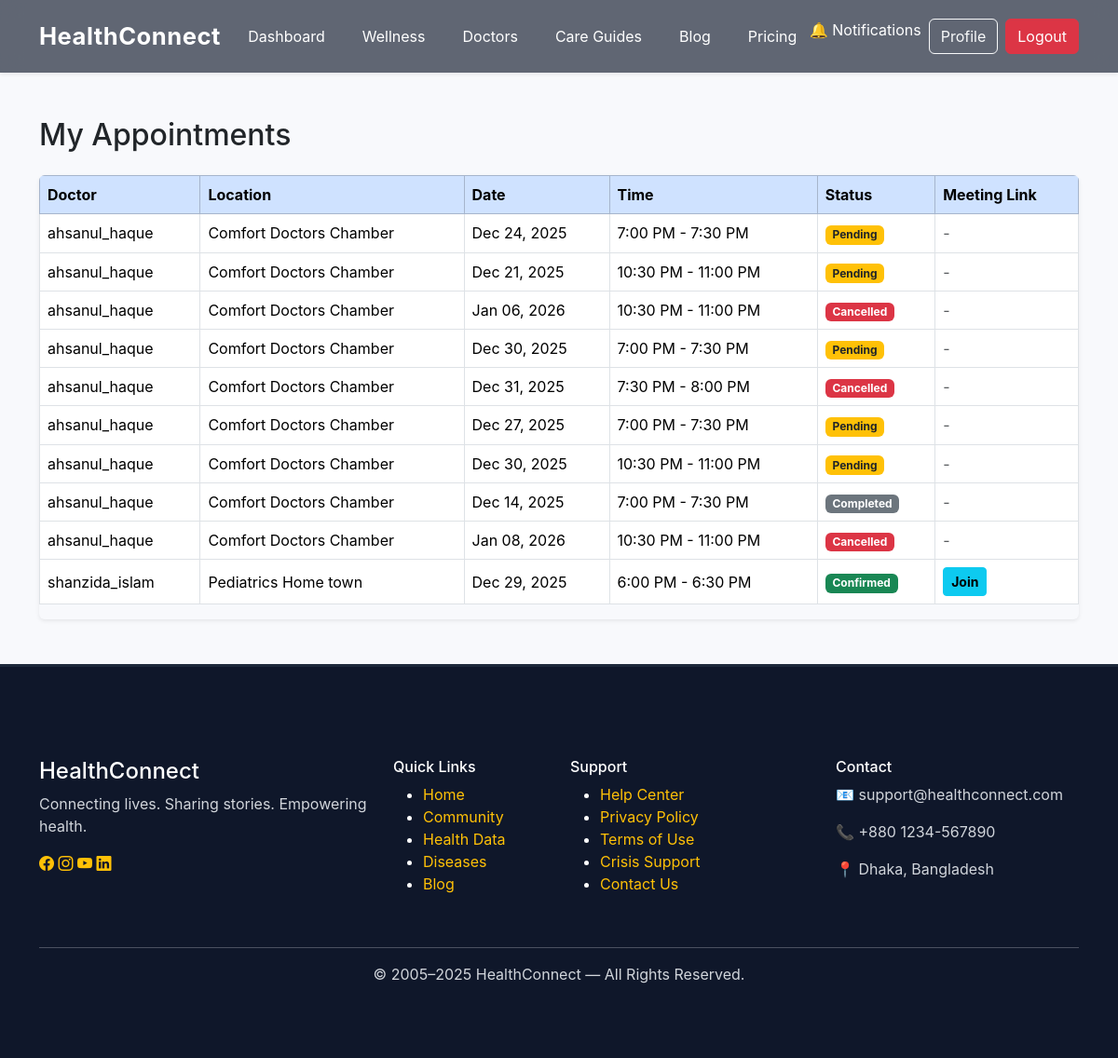
/appointments/patient/appointments/ (signed in), run on an earlier commit of the app's database.
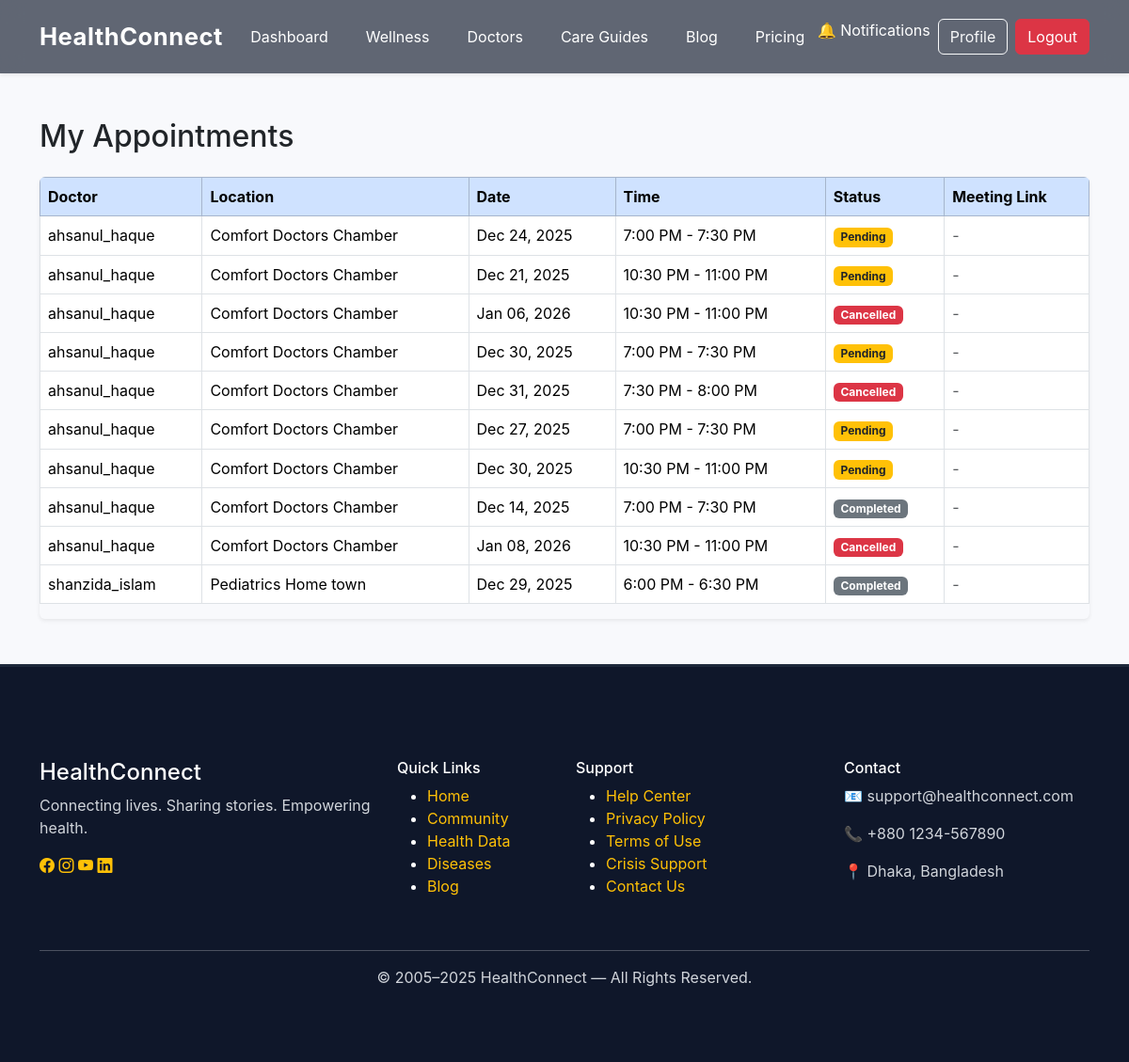
And on a later commit of the database.
### appointments/models.py (models this page shows, shortened)
class Appointment(models.Model):
    patient = models.ForeignKey(CustomUser, on_delete=models.CASCADE, related_name="appointments")
    doctor = models.ForeignKey(CustomUser, on_delete=models.CASCADE, related_name="doctor_appointments")
    location = models.ForeignKey(DoctorLocation, on_delete=models.CASCADE)
    date = models.DateField()
    start_time = models.TimeField()
    end_time = models.TimeField()
    status = models.CharField(max_length=20, choices=APPOINTMENT_STATUS, default="pending")
    notes = models.TextField(blank=True, null=True)
    meeting_link = models.URLField(blank=True, null=True)
    created_at = models.DateTimeField(default=timezone.now)
    class Meta:
        unique_together = ("doctor", "location", "date", "start_time")

class DoctorLocation(models.Model):
    APPOINTMENT_TYPE = (
        ("offline", "Offline"),
        ("online", "Online"),
        ("both", "Online & Offline"),
    )
    doctor = models.ForeignKey(
        settings.AUTH_USER_MODEL,
        on_delete=models.CASCADE,
        related_name="doctor_locations"
    )
    name = models.CharField(max_length=150)
    address = models.TextField()
    days = models.CharField(max_length=100, help_text="Sun,Tue,Thu")
    start_time = models.TimeField()
    end_time = models.TimeField()
    appointment_type = models.CharField(max_length=20, choices=APPOINTMENT_TYPE)

### accounts/models.py (models this page shows, shortened)
class CustomUser(AbstractUser):
    role = models.CharField(
        max_length=20,
        choices=ROLE_CHOICES,
        default="patient"
    )
    doctor_license = models.CharField(
        max_length=50,
        blank=True,
        null=True
    )
    specialization = models.ManyToManyField(
        "Specialization",
        blank=True,
        help_text="Only for doctors"
    )
    hospital_name = models.CharField(
        max_length=150,
        blank=True,
        null=True
    )
    profile_pic = models.ImageField(
        upload_to="profiles/",
        blank=True,
        null=True
    )
    token_id = models.CharField(
        max_length=12,   # Adjust for future growth
        unique=True,
        blank=True,
        editable=False
    )

### appointments/views.py (the view)
# urls.py: path("patient/appointments/", views.my_appointments, name="my_appointments"),
@login_required
def my_appointments(request):
    appointments = request.user.appointments.order_by('-created_at')
    return render(request, 'appointments/my_appointments.html', {'appointments': appointments})

### blog/context_processors.py (called while the page is built)
def unread_notifications(request):
    if request.user.is_authenticated:
        return {
            "unread_count": request.user.notifications.filter(is_read=False).count()
        }
    return {"unread_count": 0}

### appointments/templates/appointments/my_appointments.html
{% extends "base.html" %}
{% block content %}
<div class="container py-5">
  <h2 class="mb-4">My Appointments</h2>
  {% if appointments %}
    <div class="table-responsive shadow-sm rounded">
      <table class="table table-hover table-bordered align-middle">
        <thead class="table-primary">
          <tr>
            <th>Doctor</th>
            <th>Location</th>
            <th>Date</th>
            <th>Time</th>
            <th>Status</th>
            <th>Meeting Link</th>
          </tr>
        </thead>
        <tbody>
          {% for appt in appointments %}
          <tr>
            <td>{{ appt.doctor.username }}</td>
            <td>{{ appt.location.name }}</td>
            <td>{{ appt.date|date:"M d, Y" }}</td>
            <td>{{ appt.start_time|time:"g:i A" }} - {{ appt.end_time|time:"g:i A" }}</td>
            <td>
              {% if appt.status == "pending" %}
                <span class="badge bg-warning text-dark">Pending</span>
              {% elif appt.status == "confirmed" %}
                <span class="badge bg-success">Confirmed</span>
              {% elif appt.status == "completed" %}
                <span class="badge bg-secondary">Completed</span>
              {% else %}
                <span class="badge bg-danger">Cancelled</span>
              {% endif %}
            </td>
            <td>
              {% if appt.meeting_link and appt.status == "confirmed" %}
                <a href="{{ appt.meeting_link }}" target="_blank" class="btn btn-sm btn-info fw-bold">Join</a>
              {% else %}
                <span class="text-muted">-</span>
              {% endif %}
            </td>
          </tr>
          {% endfor %}
        </tbody>
      </table>
    </div>
  {% else %}
    <div class="alert alert-info mt-3">
      You have no appointments yet.
    </div>
  {% endif %}
</div>
{% endblock %}

What changed in the data, as far as the page shows it:
changed Appointment "Dec 29, 2025": status "Confirmed Join" → "Completed -"
